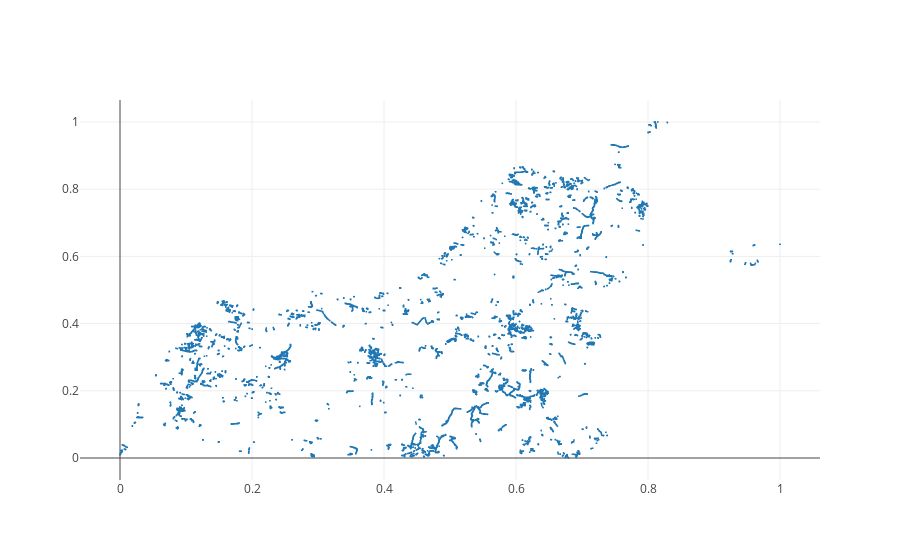

Here is the notebook cell this chart was saved with:
### Code cell
def plot_road_net():
    x = road_net[:, 0]
    y = road_net[:, 1]
    plt.iplot({
        'data': [
            { 'x': x, 'y': y, 'type': 'scattergl', 'mode': 'markers', 
              'marker': { 'size': 2 } },
        ],
    })

plot_road_net()

### Figure 1 — Plotly figure (JSON) as saved in the notebook; plotly's stock layout.template omitted (floating-point values rounded to 4 significant figures; data arrays with more than 128 entries replaced by an {"elided": "..."} marker saying what was removed)
{"data": [{"marker": {"size": 2}, "mode": "markers", "type": "scattergl", "uid": "2af3d7b5-ab61-4660-bcc1-9351faceea47", "x": {"elided": "20000 float values"}, "y": {"elided": "20000 float values"}}], "layout": {}}
